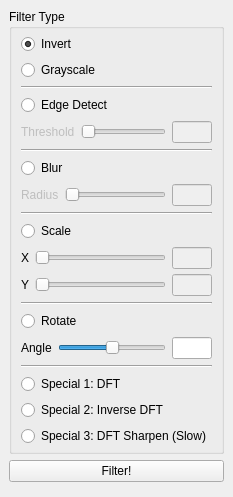
  <widget class="QDockWidget" name="filterDock">
   <property name="windowTitle">
    <string>Filter</string>
   </property>
   <attribute name="dockWidgetArea">
    <number>1</number>
   </attribute>
   <widget class="QWidget" name="filterDockContents">
    <layout class="QVBoxLayout" name="verticalLayout_5">
     <item>
      <widget class="QGroupBox" name="filterType">
       <property name="title">
        <string>Filter Type</string>
       </property>
       <layout class="QVBoxLayout" name="verticalLayout_6">
        <property name="topMargin">
         <number>5</number>
        </property>
        <property name="bottomMargin">
         <number>5</number>
        </property>
        <item>
         <widget class="QRadioButton" name="filterTypeInvert">
          <property name="text">
           <string>Invert</string>
          </property>
          <property name="checked">
           <bool>true</bool>
          </property>
         </widget>
        </item>
        <item>
         <widget class="QRadioButton" name="filterTypeGrayscale">
          <property name="text">
           <string>Grayscale</string>
          </property>
         </widget>
        </item>
        <item>
         <widget class="Line" name="line_5">
          <property name="orientation">
           <enum>Qt::Horizontal</enum>
          </property>
         </widget>
        </item>
        <item>
         <widget class="QRadioButton" name="filterTypeEdgeDetect">
          <property name="text">
           <string>Edge Detect</string>
          </property>
         </widget>
        </item>
        <item>
         <widget class="QWidget" name="edgeDetectThreshold" native="true">
          <property name="enabled">
           <bool>false</bool>
          </property>
          <layout class="QGridLayout" name="gridLayout_13">
           <property name="leftMargin">
            <number>0</number>
           </property>
           <property name="topMargin">
            <number>0</number>
           </property>
           <property name="rightMargin">
            <number>0</number>
           </property>
           <property name="bottomMargin">
            <number>0</number>
           </property>
           <item row="0" column="0">
            <widget class="QLabel" name="edgeDetectThresholdLabel">
             <property name="text">
              <string>Threshold</string>
             </property>
            </widget>
           </item>
           <item row="0" column="1">
            <widget class="QSlider" name="edgeDetectThresholdSlider">
             <property name="orientation">
              <enum>Qt::Horizontal</enum>
             </property>
            </widget>
           </item>
           <item row="0" column="2">
            <widget class="QLineEdit" name="edgeDetectThresholdTextbox">
             <property name="minimumSize">
              <size>
               <width>40</width>
               <height>0</height>
              </size>
             </property>
             <property name="maximumSize">
              <size>
               <width>40</width>
               <height>16777215</height>
              </size>
             </property>
            </widget>
           </item>
          </layout>
         </widget>
        </item>
        <item>
         <widget class="Line" name="line">
          <property name="orientation">
           <enum>Qt::Horizontal</enum>
          </property>
         </widget>
        </item>
        <item>
         <widget class="QRadioButton" name="filterTypeBlur">
          <property name="text">
           <string>Blur</string>
          </property>
         </widget>
        </item>
        <item>
         <widget class="QWidget" name="blurRadius" native="true">
          <layout class="QGridLayout" name="gridLayout_8">
           <property name="leftMargin">
            <number>0</number>
           </property>
           <property name="topMargin">
            <number>0</number>
           </property>
           <property name="rightMargin">
            <number>0</number>
           </property>
           <property name="bottomMargin">
            <number>0</number>
           </property>
           <item row="0" column="2">
            <widget class="QLineEdit" name="blurRadiusTextbox">
             <property name="enabled">
              <bool>false</bool>
             </property>
             <property name="minimumSize">
              <size>
               <width>40</width>
               <height>0</height>
              </size>
             </property>
             <property name="maximumSize">
              <size>
               <width>40</width>
               <height>16777215</height>
              </size>
             </property>
            </widget>
           </item>
           <item row="0" column="1">
            <widget class="QSlider" name="blurRadiusSlider">
             <property name="enabled">
              <bool>false</bool>
             </property>
             <property name="minimumSize">
              <size>
               <width>100</width>
               <height>0</height>
              </size>
             </property>
             <property name="orientation">
              <enum>Qt::Horizontal</enum>
             </property>
            </widget>
           </item>
           <item row="0" column="0">
            <widget class="QLabel" name="blurRadiusLabel">
             <property name="enabled">
              <bool>false</bool>
             </property>
             <property name="text">
              <string>Radius</string>
             </property>
            </widget>
           </item>
          </layout>
         </widget>
        </item>
        <item>
         <widget class="Line" name="line_2">
          <property name="orientation">
           <enum>Qt::Horizontal</enum>
          </property>
         </widget>
        </item>
        <item>
         <widget class="QRadioButton" name="filterTypeScale">
          <property name="text">
           <string>Scale</string>
          </property>
         </widget>
        </item>
        <item>
         <widget class="QWidget" name="scale" native="true">
          <layout class="QGridLayout" name="gridLayout_9">
           <property name="leftMargin">
            <number>0</number>
           </property>
           <property name="topMargin">
            <number>0</number>
           </property>
           <property name="rightMargin">
            <number>0</number>
           </property>
           <property name="bottomMargin">
            <number>0</number>
           </property>
           <property name="verticalSpacing">
            <number>5</number>
           </property>
           <item row="0" column="0">
            <widget class="QLabel" name="scaleLabelX">
             <property name="text">
              <string>X</string>
             </property>
            </widget>
           </item>
           <item row="0" column="1">
            <widget class="QSlider" name="scaleSliderX">
             <property name="enabled">
              <bool>false</bool>
             </property>
             <property name="minimumSize">
              <size>
               <width>100</width>
               <height>0</height>
              </size>
             </property>
             <property name="orientation">
              <enum>Qt::Horizontal</enum>
             </property>
            </widget>
           </item>
           <item row="0" column="2">
            <widget class="QLineEdit" name="scaleTextboxX">
             <property name="enabled">
              <bool>false</bool>
             </property>
             <property name="minimumSize">
              <size>
               <width>40</width>
               <height>0</height>
              </size>
             </property>
             <property name="maximumSize">
              <size>
               <width>40</width>
               <height>16777215</height>
              </size>
             </property>
            </widget>
           </item>
           <item row="1" column="0">
            <widget class="QLabel" name="scaleLabelY">
             <property name="text">
              <string>Y</string>
             </property>
            </widget>
           </item>
           <item row="1" column="1">
            <widget class="QSlider" name="scaleSliderY">
             <property name="enabled">
              <bool>false</bool>
             </property>
             <property name="minimumSize">
              <size>
               <width>100</width>
               <height>0</height>
              </size>
             </property>
             <property name="orientation">
              <enum>Qt::Horizontal</enum>
             </property>
            </widget>
           </item>
           <item row="1" column="2">
            <widget class="QLineEdit" name="scaleTextboxY">
             <property name="enabled">
              <bool>false</bool>
             </property>
             <property name="minimumSize">
              <size>
               <width>40</width>
               <height>0</height>
              </size>
             </property>
             <property name="maximumSize">
              <size>
               <width>40</width>
               <height>16777215</height>
              </size>
             </property>
            </widget>
           </item>
          </layout>
         </widget>
        </item>
        <item>
         <widget class="Line" name="line_3">
          <property name="orientation">
           <enum>Qt::Horizontal</enum>
          </property>
         </widget>
        </item>
        <item>
         <widget class="QRadioButton" name="filterTypeRotate">
          <property name="text">
           <string>Rotate</string>
          </property>
         </widget>
        </item>
        <item>
         <layout class="QGridLayout" name="gridLayout_16">
          <item row="1" column="0">
           <widget class="QLabel" name="rotateAngleLabel">
            <property name="text">
             <string>Angle</string>
            </property>
           </widget>
          </item>
          <item row="1" column="1">
           <widget class="QSlider" name="rotateSlider">
            <property name="minimum">
             <number>-360</number>
            </property>
            <property name="maximum">
             <number>360</number>
            </property>
            <property name="orientation">
             <enum>Qt::Horizontal</enum>
            </property>
           </widget>
          </item>
          <item row="1" column="2">
           <widget class="QLineEdit" name="rotateAngleEdit">
            <property name="maximumSize">
             <size>
              <width>40</width>
              <height>16777215</height>
             </size>
            </property>
           </widget>
          </item>
         </layout>
        </item>
        <item>
         <widget class="Line" name="line_4">
          <property name="orientation">
           <enum>Qt::Horizontal</enum>
          </property>
         </widget>
        </item>
        <item>
         <widget class="QRadioButton" name="filterTypeSpecial1">
          <property name="text">
           <string>Special 1: DFT</string>
          </property>
         </widget>
        </item>
        <item>
         <widget class="QRadioButton" name="filterTypeSpecial2">
          <property name="text">
           <string>Special 2: Inverse DFT</string>
          </property>
         </widget>
        </item>
        <item>
         <widget class="QRadioButton" name="filterTypeSpecial3">
          <property name="text">
           <string>Special 3: DFT Sharpen (Slow)</string>
          </property>
         </widget>
        </item>
       </layout>
      </widget>
     </item>
     <item>
      <widget class="QPushButton" name="filterButton">
       <property name="text">
        <string>Filter!</string>
       </property>
      </widget>
     </item>
     <item>
      <widget class="QWidget" name="filterDockEmptySpace" native="true">
       <property name="sizePolicy">
        <sizepolicy hsizetype="Preferred" vsizetype="Expanding">
         <horstretch>0</horstretch>
         <verstretch>0</verstretch>
        </sizepolicy>
       </property>
      </widget>
     </item>
    </layout>
   </widget>
  </widget>
